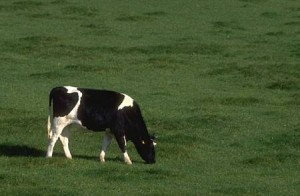
#> input picture cow (1).jpg, 300 x 196 px, found by its file name
$ jupyter execute assignments_BTTH5_24521104.ipynb
#> lines starting #> are read from the running program, lines starting #| are printed output that depends on the picture; after the words box and inside, x2 and y2 are one past the last pixel; in counts of white or black regions, pixels touching at a corner belong together
## K-Means Clustering

### Assignment 1 (2 scores):

- Generate a toy dataset having $600$ data points, $200$ points of them following the Gaussian distribution $\mathcal{N}((2, 2), \Sigma)$, $200$ points of them following the Gaussian distribution $\mathcal{N}((8, 3), \Sigma)$, and $200$ points of them following the Gaussian distribution $\mathcal{N}((3, 6), \Sigma)$ where $\Sigma =
\left(\begin{array}{cc}
    1 & 0 \\
    0 & 1
\end{array}\right)
$.
- Use Numpy only to implement the K-means method for finding three clusters from the toy dataset.
- Train this K-means with EM method.
- Give comments on the effect of intializing centroids randomly to the overall performance of K-means.

[cell 1]
# EM method: Expectation-Maximization Method
import numpy as np

np.random.seed(42)

cov = np.array([[1,0], [0,1]])

cluster_1 = np.random.multivariate_normal(mean = [2,2], cov = cov, size = 200)
cluster_2 = np.random.multivariate_normal(mean =[8,3], cov = cov, size = 200)
cluster_3 = np.random.multivariate_normal(mean =[3,6], cov = cov, size = 200)

X = np.vstack((cluster_1, cluster_2, cluster_3))

def kmeans_em(X, k , max_iters =100):
#> called with X = array of shape (600, 2), k = 3, max_iters = 100
    random_indices = np.random.choice(X.shape[0], size = k, replace = False)
    centroids = X[random_indices]

    for iteration in range(max_iters):
        distances = np.linalg.norm(X[:, np.newaxis] - centroids, axis = 2)
        labels = np.argmin(distances, axis = 1)

        new_centroids = np.array([X[labels == i].mean(axis = 0) for i in range(k)])

        if np.all(centroids == new_centroids):
            break
        centroids = new_centroids
    return centroids, labels

final_centroids, final_labels = kmeans_em(X, k = 3)

print(f"Tọa độ các tâm cụm cuối cùng: {final_centroids}" )

### Give comments on the effect of intializing centroids randomly to the overall performance of K-means.

* Viêc khởi tạo tâm cụm ban đầu một cách ngẫu nhiên dẫn đến một vấn đề là: thay vì thuật toán tối ưu toàn cục thì thuật toán sẽ tối ưu cục bộ.

### Assignment 2 (2 scores):
- Generate a toy dataset having $1200$ points following the Gaussian distribution $\mathcal{N}((2, 2), \Sigma)$, $200$ points of them following the Gaussian distribution $\mathcal{N}((8, 3), \Sigma)$, and $1000$ points of them following the Gaussian distribution $\mathcal{N}((3, 6), \Sigma)$ where $\Sigma =
\left(\begin{array}{cc}
    1 & 0 \\
    0 & 1
\end{array}\right)
$.
- Use Numpy only to implement the K-means method for finding three clusters from the toy dataset.
- Train this K-means with EM method.
- Give comments on the effect of different sizes among clusters to the performance of K-means.

[cell 2]
cluster_1_2 = np.random.multivariate_normal(mean = [2,2], cov = cov, size = 1200)
cluster_2_2 = np.random.multivariate_normal(mean =[8,3], cov = cov, size = 200)
cluster_3_2 = np.random.multivariate_normal(mean =[3,6], cov = cov, size = 1000)

X_2 = np.vstack((cluster_1_2, cluster_2_2, cluster_3_2))

final_centroids_2, final_labels_2 = kmeans_em(X_2, k = 3)

print(f"Tọa độ các tâm cụm cuối cùng: {final_centroids_2}" )

* Sự chênh lệch kích thước lớn làm giảm hiệu suất của K-means vì thuật toán luôn giả định các cụm có mật độ và phân bố đồng đều. Hậu quả là các cụm có kích thước lớn sẽ chi phối hàm mục tiêu, đẩy ranh giới phân loại lấn sang phần không gian của cụm nhỏ và gây ra hiện tượng gán nhãn sai.

### Assignment 3 (2 scores):

- Generate a toy dataset having $600$ data points, $200$ points of them following the Gaussian distribution $\mathcal{N}((2, 2), \Sigma_1)$, $200$ points of them following the Gaussian distribution $\mathcal{N}((8, 3), \Sigma_1)$, and $200$ points of them following the Gaussian distribution $\mathcal{N}((3, 6), \Sigma_2)$ where

$$
    \Sigma_1 =
    \left(\begin{array}{cc}
        1 & 0 \\
        0 & 1
    \end{array}\right)
$$

and

$$
\Sigma_2 =
    \left(\begin{array}{cc}
        10 & 0 \\
        0 & 1
    \end{array}\right)
$$.

- Use Numpy only to implement the K-means method for finding three clusters from the toy dataset.
- Train this K-means with EM method.
- Give comments on the effect of distribution $\mathcal{N}((3, 6), \Sigma_2)$ to the performance of K-means.

[cell 3]
Sigma_1 = np.array([[1,0], [0,1]])
Sigma_2 = np.array([[10,0], [0,1]])

cluster_1_3 = np.random.multivariate_normal(mean=[2, 2], cov=Sigma_1, size=200)
cluster_2_3 = np.random.multivariate_normal(mean=[8, 3], cov=Sigma_1, size=200)
cluster_3_3 = np.random.multivariate_normal(mean=[3, 6], cov=Sigma_2, size=200)

X_3 = np.vstack((cluster_1_3, cluster_2_3, cluster_3_3))

final_centroids_3, final_labels_3 = kmeans_em(X_3, k = 3)

print(f"Tọa độ các tâm cụm cuối cùng: {final_centroids_3}" )

* Phân phối $\mathcal{N}((3, 6), \Sigma_2)$ có phương sai trục X rất lớn ($10$), tạo ra một đám mây điểm hình ellipse bị kéo dãn mạnh theo chiều ngang thay vì hình cầu đồng nhất. Điều này làm giảm nghiêm trọng hiệu suất của K-means vì thuật toán sử dụng khoảng cách Euclidean (giả định không gian đẳng hướng), khiến nó không thể nhận diện cấu trúc kéo dài này và có xu hướng cắt ngang cụm, gán sai các điểm ở phần "đuôi" sang cụm lân cận.

## Gaussian Mixture Model

### Assignment 1 (2 scores):
- Use Numpy only to implement the Gaussian Mixture Model.
- Train Gaussian Mixture Model with EM method.

[cell 4]
def multivariate_gaussian(X, mu, sigma):
    d = X.shape[1]
    det = np.linalg.det(sigma)
    inv = np.linalg.inv(sigma)

    norm_const = 1.0 / (np.power((2 * np.pi), float(d) / 2) * np.sqrt(det))

    x_mu = X - mu
    mahalanobis_sq = np.sum(np.dot(x_mu, inv) * x_mu, axis=1)

    return norm_const * np.exp(-0.5 * mahalanobis_sq)

def gmm_em(X, k, max_iters=100, tol=1e-4):
#> called with X = array of shape (600, 2), k = 3, max_iters = 100, tol = 0.0001
    N, d = X.shape

    pi = np.ones(k) / k

    random_indices = np.random.choice(N, size=k, replace=False)
    mu = X[random_indices].copy()

    sigma = np.array([np.eye(d) for _ in range(k)])

    log_likelihoods = []

    for iteration in range(max_iters):
        probs = np.zeros((N, k))
        for j in range(k):
            probs[:, j] = pi[j] * multivariate_gaussian(X, mu[j], sigma[j])

        total_prob = np.sum(probs, axis=1, keepdims=True)

        gamma = probs / total_prob

        log_likelihood = np.sum(np.log(total_prob))
        log_likelihoods.append(log_likelihood)

        if iteration > 0 and np.abs(log_likelihood - log_likelihoods[-2]) < tol:
            print(f"Thuật toán hội tụ tại vòng lặp thứ {iteration + 1}")
            break

        N_k = np.sum(gamma, axis=0)

        for j in range(k):
            pi[j] = N_k[j] / N

            mu[j] = np.sum(gamma[:, j, np.newaxis] * X, axis=0) / N_k[j]

            x_mu = X - mu[j]
            sigma[j] = np.dot(gamma[:, j] * x_mu.T, x_mu) / N_k[j]

            sigma[j] += np.eye(d) * 1e-6

    labels = np.argmax(gamma, axis=1)

    return pi, mu, sigma, labels, log_likelihoods

np.random.seed(42)
X_test = np.vstack([
    np.random.multivariate_normal([2, 2], [[1, 0], [0, 1]], 200),
    np.random.multivariate_normal([8, 3], [[1, 0], [0, 1]], 200),
    np.random.multivariate_normal([3, 6], [[1, 0], [0, 1]], 200)
])

pi_final, mu_final, sigma_final, labels, _ = gmm_em(X_test, k=3)

print("Tâm cụm ước lượng được (mu):\n", mu_final)

### Assignment 2 (2 scores):

Use the Gaussian Mixture Model to filter out background of a given image.

[cell 5]
import cv2
import matplotlib.pyplot as plt
from sklearn.mixture import GaussianMixture

image_path = r".\cow (1).jpg"
img = cv2.imread(image_path)
#> img is the input picture: shape (196, 300, 3); mean B, G, R 47.4, 84.9, 68

if img is None:
    print(f"Lỗi: Không thể tìm thấy ảnh tại đường dẫn {image_path}")
else:
    img_rgb = cv2.cvtColor(img, cv2.COLOR_BGR2RGB)

    pixels = img_rgb.reshape((-1, 3))

    K = 2
    gmm = GaussianMixture(n_components=K, covariance_type='tied', random_state=42)
    gmm.fit(pixels)

    labels = gmm.predict(pixels)

    mask = labels.reshape(img_rgb.shape[:2])
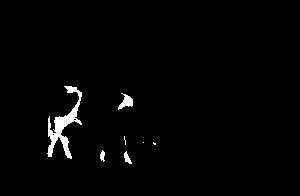
#> mask: shape (196, 300) int64; values 0 (black) and 1 (white), 1.7% white; 7 white regions (3 under 20 px), largest, box (x1, y1, x2, y2) and area: (47, 86, 82, 159) 768, (118, 93, 133, 110) 126, (124, 151, 132, 164) 53, (100, 150, 105, 162) 40

    background_label = mask[0, 0]
#> background_label = 0

    foreground_img = np.copy(img_rgb)

    foreground_img[mask == background_label] = [0, 0, 0]

    plt.figure(figsize=(15, 5))

    plt.subplot(1, 3, 1)
    plt.imshow(img_rgb)
    plt.title("Ảnh gốc")
    plt.axis('off')

    plt.subplot(1, 3, 2)
    plt.imshow(mask, cmap='gray')
    plt.title(f"GMM Mask (K={K})")
    plt.axis('off')

    plt.subplot(1, 3, 3)
    plt.imshow(foreground_img)
    plt.title("Kết quả tách nền")
    plt.axis('off')

    plt.tight_layout()
    plt.show()
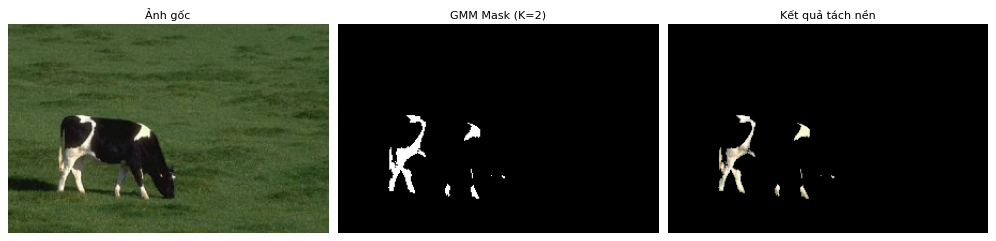
#> figure drawn by matplotlib, 3 panels
